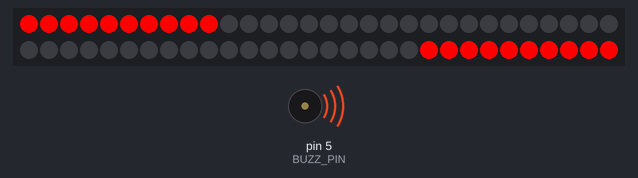
The sketch below on a simulated Arduino Uno, built with avr-gcc and run on an emulated ATmega328P. Parts: 60 RGB LEDs in strip order, left to right, continuing on the next row, buzzer (waves = sounding). Dim RGB values are drawn brighter than linear; random numbers use the default seed unless the sketch sets one.

Above: at 0.1 s.
At 0.7 s:
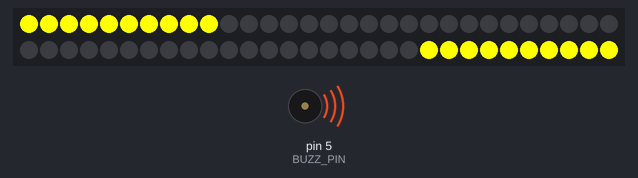
At 3.4 s:
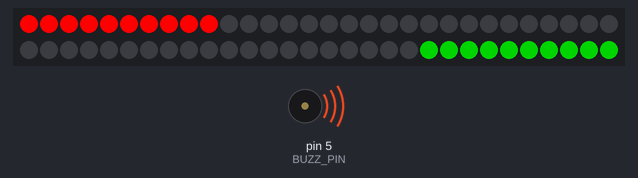
At 26.44 s:
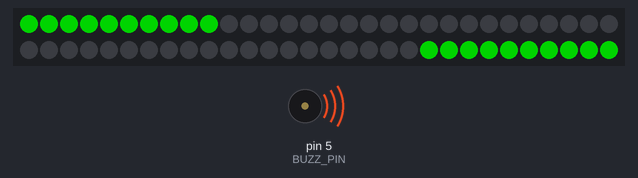
Timing chart, 0 to 40.0 s (numbered marks = the images above):
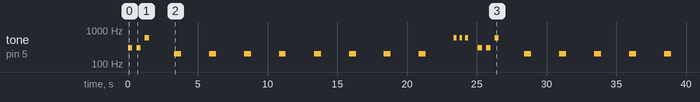

The sketch:

sketch_oct20b.ino
```cpp
#include <IRremote.hpp>

/*
  Игра на адресной светодиодной ленте "Понг"
  - Нажимай кнопку, когда шарик попал в твою зону
  - Чем ближе к краю ленты, тем сильнее будет отскок
  - Нажал не в своей зоне - проиграл
  - Пропустил - проиграл
*/
const byte IR_RECEIVE_PIN = 3;
#define LED_PIN 11     // пин ленты
#define LED_NUM 60  // кол-во светодиодов
#define LED_BR 255     // яркость ленты

#define B1_PIN 3      // пин кнопки 1
#define B2_PIN 4      // пин кнопки 2
#define BUZZ_PIN 5    // пин пищалки

#define ZONE_SIZE 10  // размер зоны
#define MIN_SPEED 2  // минимальная скорость
#define MAX_SPEED 17  // максимальная скорость
#define WIN_SCORE 5   // победный счёт

// =============================================
#include "FastLED.h"
CRGB leds[LED_NUM];

// ========== КНОПКА ==========
// мини класс кнопки
#define BTN_DEB 50    // дебаунс, мс
struct Button {
  public:
    Button (byte pin) {
      _pin = pin;
      pinMode(_pin, INPUT_PULLUP);
    }
    bool click() {
      bool btnState = digitalRead(_pin);
      if (!btnState && !_flag && millis() - _tmr >= BTN_DEB) {
        _flag = true;
        _tmr = millis();
        return true;
      }
      if (btnState && _flag && millis() - _tmr >= BTN_DEB) {
        _flag = false;
        _tmr = millis();
      }
      return false;
    }
    uint32_t _tmr;
    byte _pin;
    bool _flag;
};

Button b1(B1_PIN);
Button b2(B2_PIN);

void DecodeIR() {
  if (IrReceiver.decode()) {

    String ir_code = String(IrReceiver.decodedIRData.command, HEX);
    Serial.println(ir_code);

    IrReceiver.resume();
  }
}

// ============ SETUP =============
void setup() {
Serial.begin(115200);
  IrReceiver.begin(IR_RECEIVE_PIN, ENABLE_LED_FEEDBACK);
  FastLED.addLeds<WS2812, LED_PIN, GRB>(leds, LED_NUM);
  FastLED.setBrightness(LED_BR);
  pinMode(BUZZ_PIN, OUTPUT);
  newGame();
}

// ========== ПЕРЕМЕННЫЕ ==========
int pos = 0;
int spd;
byte score1 = 0, score2 = 0;
uint32_t tmr;

// ============= LOOP =============
void loop() {
  poolButtons();
  gameRoutine();
  DecodeIR();
}

// ========= ОПРОС КНОПОК =========
void poolButtons() {
  if (IrReceiver.decode()) {     //b2.click()                        // произошёл клик игрока 1
    if (pos >= ZONE_SIZE * 10) gameOver(0);     // мячик вне зоны 1 игрока - проиграл
    else {                                      // мячик в зоне - отбил
      tone(BUZZ_PIN, 800, 30);
      spd = map(pos, ZONE_SIZE * 10, 0, MIN_SPEED, MAX_SPEED); // меняем скорость
    }
  }

  // аналогично для игрока 2
  if (IrReceiver.decode()) {//b1.click()
    if (pos < (LED_NUM - ZONE_SIZE) * 10) gameOver(1);
    else {
      tone(BUZZ_PIN, 800, 30);
      spd = map(pos, (LED_NUM - ZONE_SIZE) * 10, LED_NUM * 10, -MIN_SPEED, -MAX_SPEED);
    }
  }
  IrReceiver.resume();
}

// ========= ЗАЛИВКА ЗОН =========
void fillZones(CRGB color1, CRGB color2) {
  // заливаем концы ленты переданными цветами
  for (int i = 0; i < ZONE_SIZE; i++) {
    leds[i] = color1;
    leds[LED_NUM - i - 1] = color2;
  }
}

// ========= МИГАТЬ И ПИЩАТЬ =========
// (цвет1, цвет2, частота, время задержки)
void blinkTone(CRGB color1, CRGB color2, int freq, int del) {
  fillZones(color1, color2);    // залить зоны
  FastLED.show();               // показать
  tone(BUZZ_PIN, freq);         // пищать
  delay(del);                   // ждём
  noTone(BUZZ_PIN);             // не пищать
  fillZones(0, 0);              // выключить зоны
  FastLED.show();               // показать
  delay(del);                   // ждать
}

// =========== ПРОИГРЫШ ===========
// (номер игрока, 0 или 1)
void gameOver(byte player) {
  newRound();    // новый раунд

  if (player == 0) {
    score2++;
    if (score2 == WIN_SCORE) {  // победил игрок 2
      score1 = score2 = 0;      // обнуляем счёт
      // победный бип бип бип игрока 2
      blinkTone(CRGB::Black, CRGB::Green, 600, 200);
      blinkTone(CRGB::Black, CRGB::Green, 600, 200);
      blinkTone(CRGB::Black, CRGB::Green, 600, 200);
      delay(500);
      newGame();  // новая игра
    } else blinkTone(CRGB::Red, CRGB::Green, 200, 500);   // красный бииип игрока 1
  } else {
    score1++;
    if (score1 == WIN_SCORE) {  // победил игрок 1
      score1 = score2 = 0;
      blinkTone(CRGB::Green, CRGB::Black, 600, 200);
      blinkTone(CRGB::Green, CRGB::Black, 600, 200);
      blinkTone(CRGB::Green, CRGB::Black, 600, 200);
      delay(500);
      newGame();  // новая игра
    } else blinkTone(CRGB::Green, CRGB::Red, 200, 500);
  }
}

// ============== НОВАЯ ИГРА ==============
void newGame() {
  blinkTone(CRGB::Red, CRGB::Red, 300, 300);
  blinkTone(CRGB::Yellow, CRGB::Yellow, 300, 300);
  blinkTone(CRGB::Green, CRGB::Green, 600, 300);
  fillZones(CRGB::Green, CRGB::Green);
  FastLED.show();
  randomSeed(millis()); // делаем случайные числа более случайными
  newRound();
}

// ============== НОВЫЙ РАУНД ==============
void newRound() {
  spd = random(0, 2) ? MIN_SPEED : -MIN_SPEED;  // случайное направление
  pos = (LED_NUM * 10) / 2;     // в центр ленты
}

// ============== ИГРА ==============
void gameRoutine() {
  if (millis() - tmr >= 10) {   // каждые 10 мс
    tmr = millis();
    pos += spd;     // двигаем мячик

    if (pos < 0) {  // вылетел слева
      gameOver(0);  // игрок 1 проиграл
      return;       // выходим
    }

    if (pos >= LED_NUM * 10) {  // вылетел справа
      gameOver(1);              // игрок 2 проиграл
      return;                   // выходим
    }

    FastLED.clear();
    fillZones(CRGB::Green, CRGB::Green);  // показываем зоны
    leds[pos / 10] = CRGB::Cyan;          // рисуем мячик
    FastLED.show();
  }
}
```

Measured:
- by itself, tone on pin 5 (BUZZ_PIN): plays 300 Hz for 0.30 s, 300 Hz for 0.30 s, 600 Hz for 0.30 s, 200 Hz for 0.50 s, 200 Hz for 0.50 s, 200 Hz for 0.50 s … (22 notes in this stretch)
- what the display in image 2 shows lasts 0.5 s, from 3.3 s to 3.8 s
